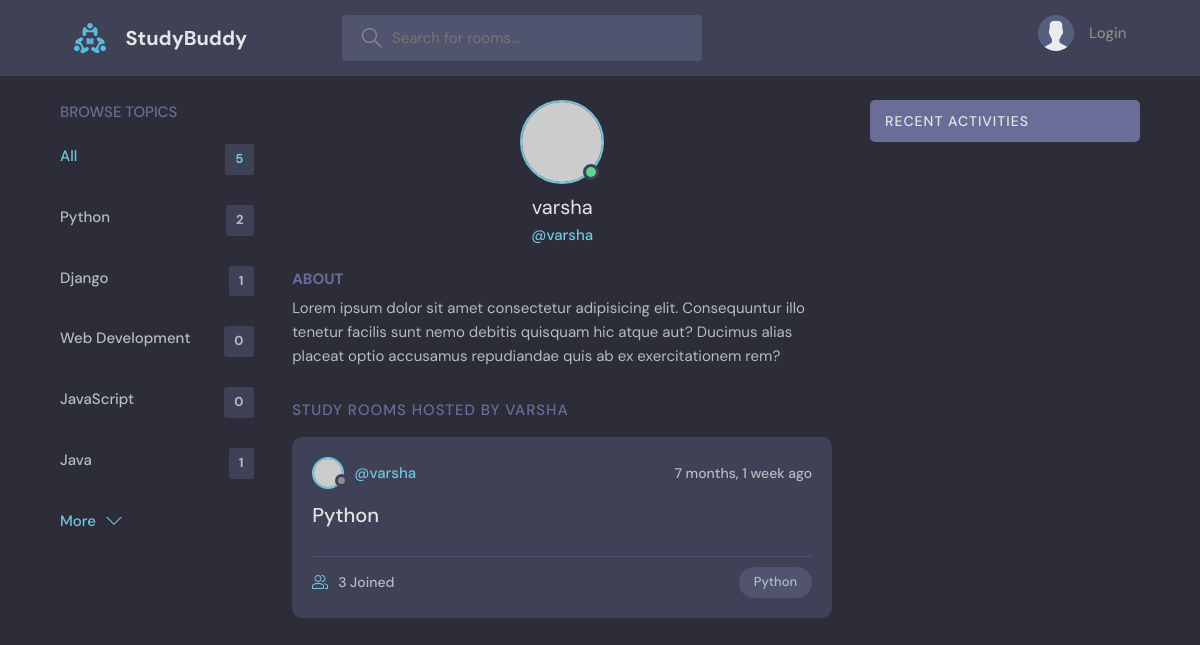
The app's page /profile/2/ with its own data.
### base/models.py (models this page shows, shortened)
class Topic(models.Model):
    name = models.CharField(max_length = 200)

class Room(models.Model):
    host = models.ForeignKey(User, on_delete=models.SET_NULL, null = True)
    topic = models.ForeignKey(Topic, on_delete=models.SET_NULL, null = True)
    name = models.CharField(max_length = 200)
    description = models.TextField(null = True, blank = True) # blank allows a blank form field submissions
    participants = models.ManyToManyField(User, related_name='participants', blank=True)
    updated = models.DateTimeField(auto_now = True) # Takes a timestamp whenever we save the item
    created = models.DateTimeField(auto_now_add = True) # Takes a timestamp when we first create an instance
    class Meta:
        ordering = ['-updated', '-created']

### base/views.py (the view)
# urls.py: path('profile/<str:id>/', views.userProfile, name="user_profile"),
def userProfile(request, id):
    user = User.objects.get(id=id)
    rooms = user.room_set.all()
    room_messages = user.message_set.all()
    topics = Topic.objects.all()
    context = {'user':user, 'rooms':rooms, 'room_messages': room_messages, 'topics':topics}
    return render(request, 'base/profile.html', context)

### base/templates/base/profile.html (shortened to what this page needs)
{% extends 'main.html' %}
{% block content %}
  <main class="profile-page layout layout--3">
    <div class="container">
      {% include 'base/topic_component.html' %}
      <div class="roomList">
        <div class="profile">
          <div class="profile__avatar">
            <div class="avatar avatar--large active">
              <img src="https://randomuser.me/api/portraits/men/11.jpg" />
            </div>
          </div>
          <div class="profile__info">
            <h3>{{user.username}}</h3>
            <p>@{{user.username}}</p>
          </div>
          <div class="profile__about">
            <h3>About</h3>
            <p>
              Lorem ipsum dolor sit amet consectetur adipisicing elit. Consequuntur illo tenetur
              facilis sunt nemo debitis quisquam hic atque aut? Ducimus alias placeat optio
              accusamus repudiandae quis ab ex exercitationem rem?
            </p>
          </div>
        </div>
        <div class="roomList__header">
          <div>
            <h2>Study Rooms Hosted by {{user.username}}</a>
            </h2>
          </div>
        </div>
        {% include 'base/feed_component.html' %}
      </div>
      {% include 'base/activity_component.html' %}
    </div>
  </main>
{% endblock %}

### base/templates/base/topic_component.html
<div class="topics">
    <div class="topics__header">
      <h2>Browse Topics</h2>
    </div>
    <ul class="topics__list">
      <li>
        <a href="{% url 'room_function' %}" class="active">All <span>{{topics.count}}</span></a>
      </li>
      {% for topic in topics %}
            <li>
                <a href="{% url 'room_function' %}?q={{topic.name}}">{{topic.name}} <span>{{topic.room_set.all.count}}</span> </a>
            </li>
        {% endfor %}
    </ul>
    <a class="btn btn--link" href="topics.html">
      More
      <svg version="1.1" xmlns="http://www.w3.org/2000/svg" width="32" height="32" viewBox="0 0 32 32">
        <title>chevron-down</title>
        <path d="M16 21l-13-13h-3l16 16 16-16h-3l-13 13z"></path>
      </svg>
    </a>
  </div>

### base/templates/base/feed_component.html (shortened to what this page needs)
{% for room in rooms %}
<div class="roomListRoom">
    <div class="roomListRoom__header">
      <a href="{% url 'user_profile' room.host.id %}" class="roomListRoom__author">
        <div class="avatar avatar--small">
          <img src="https://randomuser.me/api/portraits/women/11.jpg" />
        </div>
        <span>@{{room.host.username}}</span>
      </a>
      <div class="roomListRoom__actions">
        <span>{{room.created | timesince}} ago</span>
      </div>
    </div>
    <div class="roomListRoom__content">
      <a href="{% url 'solo_room' room.id %}">{{room.name}}</a>
    </div>
    <div class="roomListRoom__meta">
      <a href="room.html" class="roomListRoom__joined">
        {{room.participants.all.count}} Joined
      </a>
      <p class="roomListRoom__topic">{{room.topic.name}}</p>
    </div>
  </div>
{% endfor %}

### records on screen
Topic: name "Python", room_set.all.count "2"
Topic: name "Django", room_set.all.count "1"
Topic: name "Web Development", room_set.all.count "0"
Topic: name "JavaScript", room_set.all.count "0"
Topic: name "Java", room_set.all.count "1"
Room: host.username "varsha", created "7 months, 1 week", name "Python", participants.all.count "3", topic.name "Python"

### other values on screen
{{ topics.count }} "5"
{{ user.username }} "varsha"
{{ user.username }} "VARSHA"
